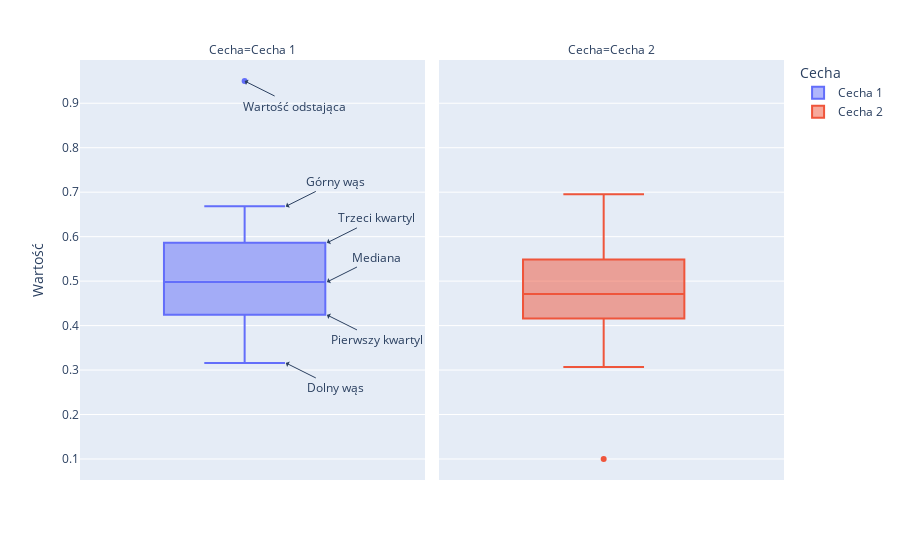

This figure's notebook cell:
### Markdown cell above
Na wykresie poniżej widzimy przykłady wykresów pudełkowych stworzonych na wygenerowanych przez nas danych. Zwrócmy uwagę na niebieskie i czerwone pudełka, od których pochodzi nazwa wykresu. Rozciągaja się one od wartości pierwszego kwartyla oznaczanej przez $Q_{1}$ do wartości trzeciego kwartyla $Q_{3}$. Linia przecinająca pudełko równolegle do osi x oznacza medianę wartości zmiennej w danych.

Następnie widzimy wysuwające się w góre i dół "wąsy". Górny wąs zaczyna sie od wartości 3 kwartyla kończąć się na najwiekszej wartości cechy mieszącej się w przedziale $(Q_{3},Q_{3}+ 1.5(Q_{3} - Q_{1})] $. Odpowiednio dolny wąs ciągnie się od najmniejszej wartości mieszczącej się w przedziale $[Q_{1}- 1.5(Q_{3} - Q_{1}), Q_{1}) $ do wartości pierwszego kwartyla.

Oprócz wspomnianych elementów na wykresie pudełkowym dla obu z cech widzimy po jednym punkcie nie mieszczącym się w zakresie wyznaczanym przez końce górnego i dolnego wiersza. Dla cechy 1 (niebieski wykres) jest to wartość $0.95$, z kolei dla cechy 2 (czerwony wykres) jest to wartość $0.1$. Te punkty to wartości odstające.

### Code cell
import plotly.express as px
fig = px.box(df_melted, y='Wartość', facet_col='Cecha', color='Cecha',
             boxmode='overlay', )  # tworzymy wykres pudełkowy
fig.add_annotation(x=.25, y=.498,
                   text='Mediana',
                   showarrow=True,
                   ax=50,
                   ay=-25,
                   arrowhead=1)  # dodajemy adnotacje
fig.add_annotation(x=.25, y=.586,
                   text='Trzeci kwartyl',
                   showarrow=True,
                   ax=50,
                   ay=-25,
                   arrowhead=1)  
fig.add_annotation(x=.25, y=.424,
                   text='Pierwszy kwartyl',
                   showarrow=True,
                   ax=50,
                   ay=25,
                   arrowhead=1)  
fig.add_annotation(x=.125, y=.668,
                   text='Górny wąs',
                   showarrow=True,
                   ax=50,
                   ay=-25,
                   arrowhead=1)  
fig.add_annotation(x=.125, y=.316,
                   text='Dolny wąs',
                   showarrow=True,
                   ax=50,
                   ay=25,
                   arrowhead=1)  
fig.add_annotation(x=0, y=.95,
                   text='Wartość odstająca',
                   showarrow=True,
                   ax=50,
                   ay=25,
                   arrowhead=1)  

fig.show() # wyświetlamy wykres

### Figure 1 — Plotly figure (JSON) as saved in the notebook; plotly's stock layout.template omitted (floating-point values rounded to 4 significant figures)
{"data": [{"alignmentgroup": "True", "hovertemplate": "Cecha=Cecha 1<br>Wartość=%{y}<extra></extra>", "legendgroup": "Cecha 1", "marker": {"color": "#636efa"}, "name": "Cecha 1", "notched": false, "offsetgroup": "Cecha 1", "orientation": "v", "showlegend": true, "type": "box", "x0": " ", "xaxis": "x", "y": [0.95, 0.445, 0.5888, 0.6211, 0.6121, 0.3873, 0.3666, 0.3853, 0.605, 0.4859, 0.3681, 0.4858, 0.5627, 0.4063, 0.6633, 0.6009, 0.5229, 0.4981, 0.4902, 0.5692, 0.5425, 0.3661, 0.4407, 0.4236, 0.4905, 0.4275, 0.3758, 0.4076, 0.5446, 0.4218, 0.6491, 0.6314, 0.4337, 0.5017, 0.3162, 0.6684, 0.5511, 0.5791, 0.3328, 0.4548, 0.5297, 0.6685, 0.5487, 0.4588, 0.4417, 0.4553, 0.5171, 0.5252, 0.3677, 0.6318, 0.6222], "y0": " ", "yaxis": "y"}, {"alignmentgroup": "True", "hovertemplate": "Cecha=Cecha 2<br>Wartość=%{y}<extra></extra>", "legendgroup": "Cecha 2", "marker": {"color": "#EF553B"}, "name": "Cecha 2", "notched": false, "offsetgroup": "Cecha 2", "orientation": "v", "showlegend": true, "type": "box", "x0": " ", "xaxis": "x2", "y": [0.1, 0.4442, 0.6723, 0.5108, 0.5491, 0.4613, 0.3997, 0.3652, 0.6955, 0.4434, 0.4591, 0.3576, 0.507, 0.4112, 0.6363, 0.6131, 0.6055, 0.4622, 0.5151, 0.5681, 0.5354, 0.3115, 0.4181, 0.3165, 0.5231, 0.4561, 0.4279, 0.3597, 0.5342, 0.4325, 0.6121, 0.5472, 0.421, 0.5091, 0.3378, 0.5778, 0.519, 0.5614, 0.3754, 0.52, 0.5195, 0.6646, 0.5166, 0.4709, 0.4261, 0.3651, 0.4338, 0.4155, 0.3066, 0.6179, 0.5736], "y0": " ", "yaxis": "y2"}], "layout": {"annotations": [{"showarrow": false, "text": "Cecha=Cecha 1", "x": 0.245, "xanchor": "center", "xref": "paper", "y": 1, "yanchor": "bottom", "yref": "paper"}, {"showarrow": false, "text": "Cecha=Cecha 2", "x": 0.755, "xanchor": "center", "xref": "paper", "y": 1, "yanchor": "bottom", "yref": "paper"}, {"arrowhead": 1, "ax": 50, "ay": -25, "showarrow": true, "text": "Mediana", "x": 0.25, "y": 0.498}, {"arrowhead": 1, "ax": 50, "ay": -25, "showarrow": true, "text": "Trzeci kwartyl", "x": 0.25, "y": 0.586}, {"arrowhead": 1, "ax": 50, "ay": 25, "showarrow": true, "text": "Pierwszy kwartyl", "x": 0.25, "y": 0.424}, {"arrowhead": 1, "ax": 50, "ay": -25, "showarrow": true, "text": "Górny wąs", "x": 0.125, "y": 0.668}, {"arrowhead": 1, "ax": 50, "ay": 25, "showarrow": true, "text": "Dolny wąs", "x": 0.125, "y": 0.316}, {"arrowhead": 1, "ax": 50, "ay": 25, "showarrow": true, "text": "Wartość odstająca", "x": 0, "y": 0.95}], "boxmode": "overlay", "legend": {"title": {"text": "Cecha"}, "tracegroupgap": 0}, "margin": {"t": 60}, "xaxis": {"anchor": "y", "domain": [0, 0.49]}, "xaxis2": {"anchor": "y2", "domain": [0.51, 1], "matches": "x"}, "yaxis": {"anchor": "x", "domain": [0, 1], "title": {"text": "Wartość"}}, "yaxis2": {"anchor": "x2", "domain": [0, 1], "matches": "y", "showticklabels": false}}}
